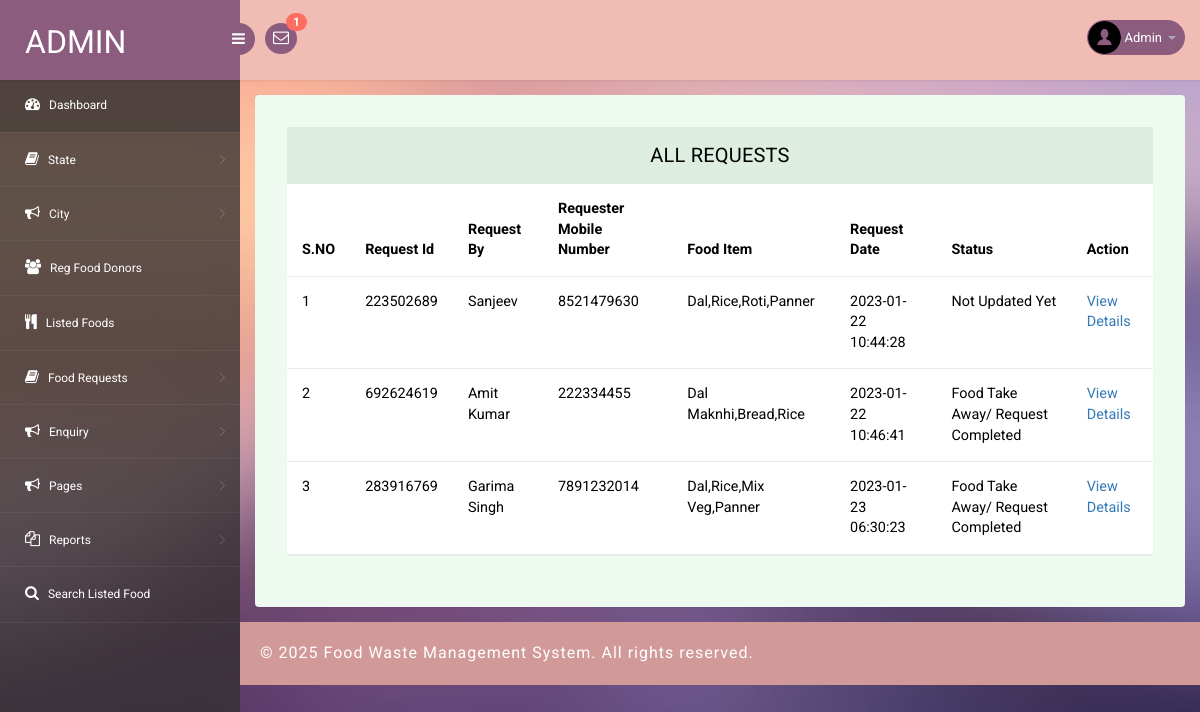
The app's page /admin/all-requests.php (signed in) with its own data.
### tables this page shows
CREATE TABLE `tblfoodrequests` (
  `id` int(02) NOT NULL,
  `requestNumber` bigint(12) DEFAULT NULL,
  `foodId` int(1) DEFAULT NULL,
  `fullName` varchar(150) DEFAULT NULL,
  `mobileNumber` bigint(12) DEFAULT NULL,
  `message` mediumtext DEFAULT NULL,
  `requestDate` timestamp NULL DEFAULT current_timestamp(),
  `status` varchar(120) DEFAULT NULL,
  `donorRemark` mediumtext DEFAULT NULL,
  `requestCompletionDate` timestamp NULL DEFAULT NULL ON UPDATE current_timestamp()
);

CREATE TABLE `tblfood` (
  `ID` int(10) NOT NULL,
  `DonorID` int(10) DEFAULT NULL,
  `foodId` int(10) DEFAULT NULL,
  `FoodItems` mediumtext DEFAULT NULL,
  `StateName` varchar(200) DEFAULT NULL,
  `CityName` varchar(200) DEFAULT NULL,
  `Description` mediumtext DEFAULT NULL,
  `PickupDate` varchar(200) DEFAULT NULL,
  `PickupAddress` mediumtext DEFAULT NULL,
  `ContactPerson` varchar(200) DEFAULT NULL,
  `CPMobNumber` bigint(10) DEFAULT NULL,
  `Image` varchar(200) DEFAULT NULL,
  `CreationDate` timestamp NULL DEFAULT current_timestamp(),
  `UpdationDate` timestamp NULL DEFAULT NULL ON UPDATE current_timestamp()
);

### admin/all-requests.php (the view, shortened to what this page needs)
<?php
include('includes/dbconnection.php');
if (strlen($_SESSION['pgasaid']==0)) {
  header('location:logout.php');
  } else{
?>
<!DOCTYPE html>
<head>
<link rel="stylesheet" href="css/bootstrap.min.css" >
<link href="css/style.css" rel='stylesheet' type='text/css' />
<link href="css/style-responsive.css" rel="stylesheet"/>
<link rel="stylesheet" href="css/font.css" type="text/css"/>
<link href="css/font-awesome.css" rel="stylesheet">
</head>
<body>
<section id="container">
<?php include_once('includes/header.php');?>
<?php include_once('includes/sidebar.php');?>
<section id="main-content">
	<section class="wrapper">
		<div class="table-agile-info">
 <div class="panel panel-default">
    <div class="panel-heading">
All Requests
    </div>
    <div>
      <table class="table" ui-jq="footable" ui-options='{
        "paging": {
          "enabled": true
        },
        "filtering": {
          "enabled": true
        },
        "sorting": {
          "enabled": true
        }}'>
        <thead>
          <tr>
            <th data-breakpoints="xs">S.NO</th>
            <th>Request Id</th>
            <th>Request By</th>
            <th>Requester Mobile Number</th>
            <th>Food Item</th>
            <th>Request Date</th>
            <th>Status</th>
            <th data-breakpoints="xs">Action</th>
          </tr>
        </thead>
        <tbody>
        <?php
$ret=mysqli_query($con,"select tblfoodrequests.id as frid,tblfood.ID as foodid,tblfood.FoodItems,tblfoodrequests.requestNumber,tblfoodrequests.fullName,tblfoodrequests.mobileNumber,tblfoodrequests.message,tblfoodrequests.requestDate,tblfoodrequests.status from
tblfoodrequests
 join tblfood  on tblfood.ID=tblfoodrequests.foodId ");
$cnt=1;
$count=mysqli_num_rows($ret);
if($count>0){
while ($row=mysqli_fetch_array($ret)) {
?>
          <tr data-expanded="true">
            <td><?php echo $cnt;?></td>
              <td><?php  echo $row['requestNumber'];?></td>
                  <td><?php  echo $row['fullName'];?></td>
                  <td><?php  echo $row['mobileNumber'];?></td>
                  <td><?php  echo $row['FoodItems'];?></td>
                  <td><?php  echo $row['requestDate'];?></td>
                   <?php if($row['status']==""){ ?>
                     <td class="font-w600"><?php echo "Not Updated Yet"; ?></td>
                     <?php } else { ?>
                      <td><?php  echo $row['status'];?></td><?php } ?>
                  <td><a href="view-requestdetails.php?frid=<?php echo $row['frid'];?>">View Details</a></td>
                </tr>
                <?php
$cnt=$cnt+1;
}} else {?>
<tr>
  <td colspan="9" style="color:red">No Record Found</td>
</tr>
<?php } ?>
 </tbody>
            </table>
    </div>
  </div>
</div>
</section>
		 <?php include_once('includes/footer.php');?>
</section>
</section>
</body>
</html>
<?php }  ?>

### admin/includes/header.php (shortened to what this page needs)
<?php
include('includes/dbconnection.php');
?>
<header class="header fixed-top clearfix">
<div class="brand">
    <a href="dashboard.php" class="logo">
        Admin
    </a>
    <div class="sidebar-toggle-box">
        <div class="fa fa-bars"></div>
    </div>
</div>
<div class="nav notify-row" id="top_menu">
    <ul class="nav top-menu">
                <?php
$ret1=mysqli_query($con,"select tblfoodrequests.id,fullName,requestNumber    from tblfoodrequests
 join tblfood  on tblfood.ID=tblfoodrequests.foodId
 where   (tblfoodrequests.status is null || tblfoodrequests.status='')");
$num=mysqli_num_rows($ret1);
?>
        <li id="header_inbox_bar" class="dropdown">
            <a data-toggle="dropdown" class="dropdown-toggle" href="#">
                <i class="fa fa-envelope-o"></i>
                <span class="badge bg-important"><?php echo $num;?></span>
            </a>
        </li>
    </ul>
</div>
<div class="top-nav clearfix">
    <ul class="nav pull-right top-menu">
        <li class="dropdown">
            <a data-toggle="dropdown" class="dropdown-toggle" href="#">
                <?php
$adid=$_SESSION['pgasaid'];
$ret=mysqli_query($con,"select AdminName from tbladmin where ID='$adid'");
$row=mysqli_fetch_array($ret);
$name=$row['AdminName'];
?>
                <img alt="" src="images/2.png">
                <span class="username"><?php echo $name; ?></span>
                <b class="caret"></b>
            </a>
        </li>
    </ul>
</div>
</header>

### admin/css/style.css (style rules this page uses)
ul, ol { margin: 0; }
html, body { font-family: 'Roboto', sans-serif; font-size: 100%; overflow-x: hidden; background: url(../images/bg.jpg) no-repeat 0px 0px; background-size:cover; }
body a { transition: 0.5s all ease; -webkit-transition: 0.5s all ease; -moz-transition: 0.5s all ease; -o-transition: 0.5s all ease; -ms-transition: 0.5s all ease; text-decoration:none; }
ul,label { margin:0; padding:0; }
#main-content { margin-left:240px; -webkit-transition:all .3s ease-in-out; -moz-transition:all .3s ease-in-out; -o-transition:all .3s ease-in-out; transition:all .3s ease-in-out; }
.header { left:0; right:0; z-index:1002; background:rgb(240, 188, 180); -webkit-transition:all .3s ease-in-out; -moz-transition:all .3s ease-in-out; -o-transition:all .3s ease-in-out; transition:all .3s ease-in-out; }
.fixed-top { position:fixed; box-shadow:1px 0 3px rgba(0,0,0,.15); }
.wrapper { display:inline-block; margin-top:80px; padding:15px; width:100%; }
.brand { background:#8b5c7e; float:left; width:240px; height:80px; position:relative; }
a.logo { font-size:32px; color:#fff; float:left; margin:20px 0 0 25px; text-transform:uppercase; }
#top_menu .nav>li,ul.top-menu>li { float:left; }
.notify-row { float:left; margin-top:23px; margin-left:25px; }
ul.top-menu { margin-right:15px; margin-top: 0; }
ul.top-menu > li > a { color: #fff; font-size: 16px; background: #8b5c7e; padding: 4px 8px; margin-right: 15px; border-radius: 50%; -webkit-border-radius: 50%; padding-right: 8px !important; }
.notify-row .badge { position:absolute; right:-10px; top:-10px; z-index:100; }
.top-nav { margin-top:20px; }
.top-nav img { border-radius:50%; -webkit-border-radius:50%; width:33px; }
.top-nav .username { font-size:13px; color:#fff; }
.top-nav ul.top-menu>li>a { border-radius: 100px; -webkit-border-radius: 100px; padding: 0px; background: none; margin-right: 0; border: 1px solid #8b5c7e; background: #8b5c7e; }
.top-nav ul.top-menu>li { margin-left:10px; }
.top-nav .nav .caret { border-bottom-color:#A4AABA; border-top-color:#A4AABA; }
.sidebar-toggle-box { float:left; margin-top:23px; margin-left:-15px; background:#8b5c7e; border-radius:50%; -webkit-border-radius:50%; width:32px; height:32px; position:absolute; right:-15px; }
.sidebar-toggle-box .fa-bars { cursor:pointer; display:inline-block; font-size:15px; padding:8px 8px 8px 9px; color:#fff; }
.panel-heading { position: relative; height: 57px; line-height: 57px; letter-spacing: 0.2px; color: #000; font-size: 18px; font-weight: 400; padding: 0 16px; background:#ddede0; border-top-right-radius: 2px; border-top-left-radius: 2px; text-transform: uppercase; text-align: center; }
.panel { border: none ! important; }
.table>thead>tr>th { border-bottom: 1px solid #e1ab91 ! important; }
.table>tbody>tr>td, .table>tbody>tr>th, .table>tfoot>tr>td, .table>tfoot>tr>th, .table>thead>tr>td, .table>thead>tr>th { border-bottom: 1px solid #e9e9e9 ! important; }
.table > thead > tr > th, .table > tbody > tr > th, .table > tfoot > tr > th, .table > thead > tr > td, .table > tbody > tr > td, .table > tfoot > tr > td { border-top: none !important; }
.table td, .table>tbody>tr>td, .table>tbody>tr>th, .table>tfoot>tr>td, .table>tfoot>tr>th, .table>thead>tr>td, .table>thead>tr>th { padding: 15px!important; }
.table > thead > tr > th, .table > tbody > tr > th, .table > tfoot > tr > th, .table > thead > tr > td, .table > tbody > tr > td, .table > tfoot > tr > td { font-size: 0.9em; color: #000; border-top: none !important; }
.table-agile-info { background: #eef9f0; padding: 2em; border-radius: 4px; -webkit-box-shadow: 0 1px 1px rgba(0,0,0,.05); box-shadow: 0 1px 1px rgba(0,0,0,.05); }
.panel-default>.panel-heading { color: #000000 ! important; background-color: #ddede0 ! important; border-color: #ddede0 ! important; font-size: 20px; }
.badge.bg-important { background: #ff6c60; }

### records on screen
tblfoodrequests: requestNumber "223502689", fullName "Sanjeev", mobileNumber "8521479630", foodId.FoodItems "Dal,Rice,Roti,Panner", requestDate "2023-01-22 10:44:28", shows "Not Updated Yet"
tblfoodrequests: requestNumber "692624619", fullName "Amit Kumar", mobileNumber "222334455", foodId.FoodItems "Dal Maknhi,Bread,Rice", requestDate "2023-01-22 10:46:41", status "Food Take Away/ Request Completed"
tblfoodrequests: requestNumber "283916769", fullName "Garima Singh", mobileNumber "7891232014", foodId.FoodItems "Dal,Rice,Mix Veg,Panner", requestDate "2023-01-23 06:30:23", status "Food Take Away/ Request Completed"

### other values on screen
$num "1"
$name "Admin"
